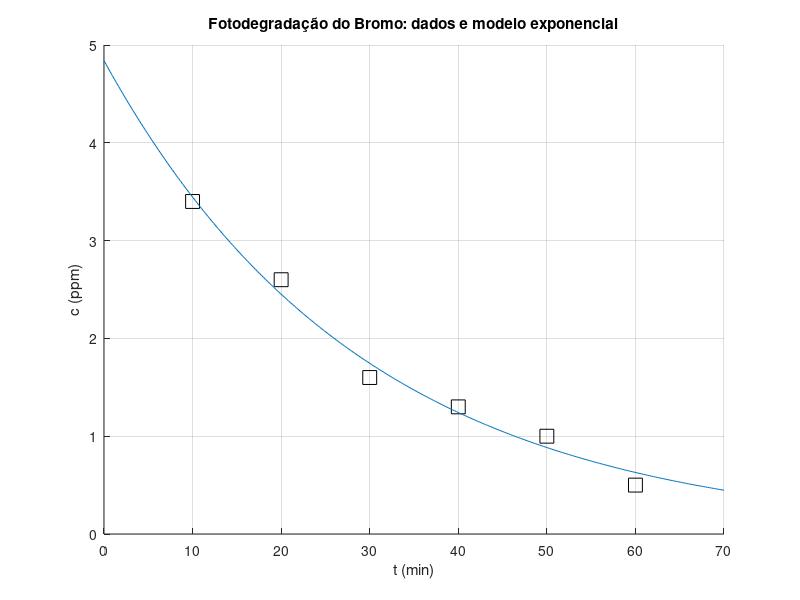
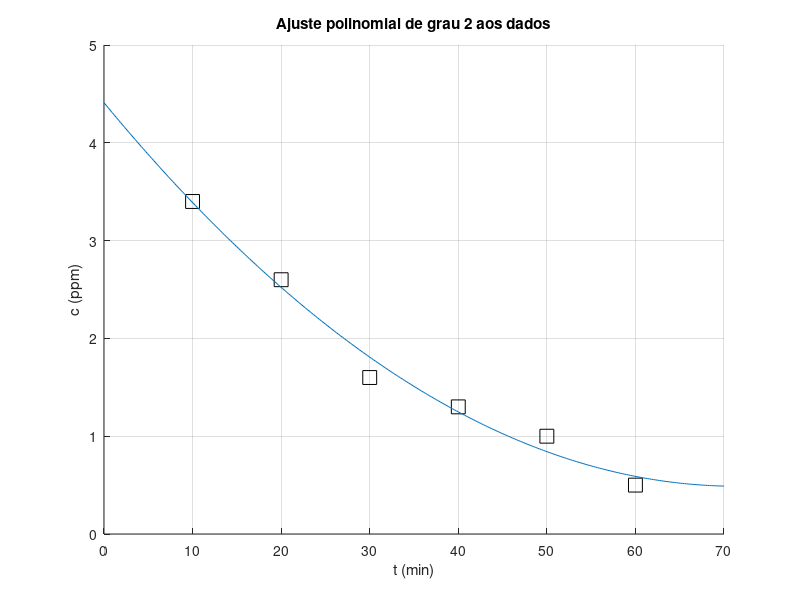
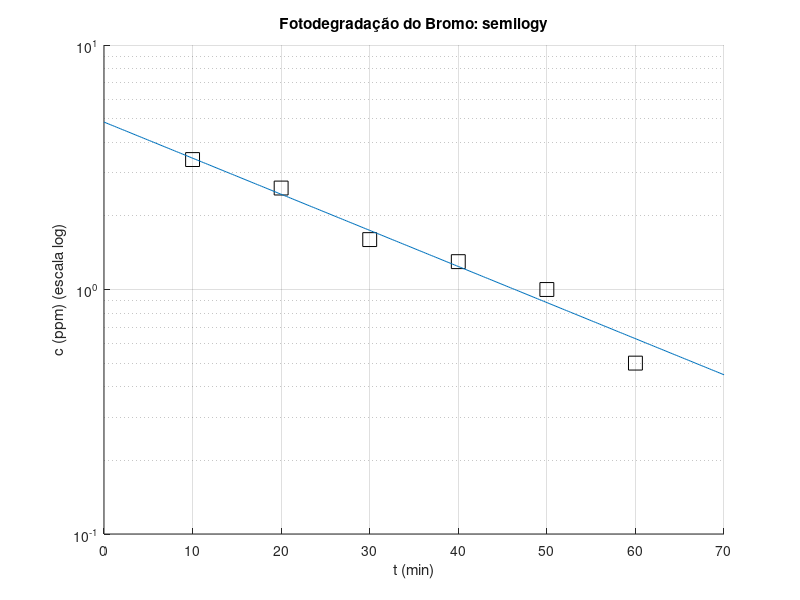

These charts were generated, in order, by the following MATLAB code:
% Questao 2.1 - Prova B da 204
% Lucas Vasconcelos Resende - 205B

%1
t_data = [10 20 30 40 50 60];
c_data = [3.4 2.6 1.6 1.3 1.0 0.5];
t = linspace(0, 70, 300);
c = 4.84*exp(-0.034*t);
p = polyfit(t_data,c_data,1);
printf("Polinomio: %f*t + %f\n", p(1),p(2));
figure(1)
hold on
plot(t_data,c_data, 'sk', 'markersize', 10)
plot(t,c)
title('Fotodegradação do Bromo: dados e modelo exponencial');
xlabel('t (min)');
ylabel('c (ppm)');
grid on
%2
p2 = polyfit(t_data,c_data,2);
novoy = polyval(p2,t);
figure(2)
hold on
plot(t_data,c_data, 'sk', 'markersize', 10)
plot(t,novoy)
title(sprintf('Ajuste polinomial de grau 2 aos dados'));
xlabel('t (min)');
ylabel('c (ppm)');
grid on
%3
figure(3)
hold on
semilogy(t_data, c_data, 'sk', 'markersize', 10)
semilogy(t,c)
title('Fotodegradação do Bromo: semilogy');
xlabel('t (min)');
ylabel('c (ppm) (escala log)');
grid on
